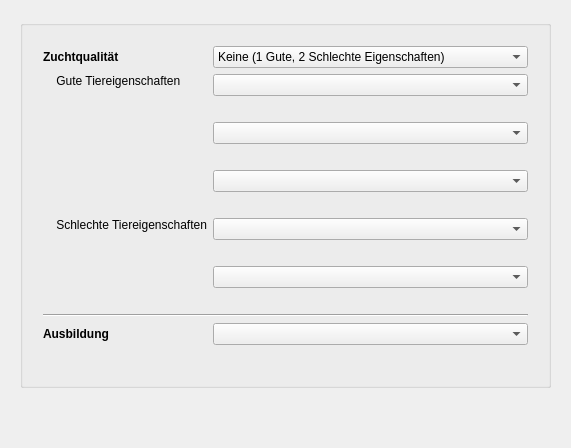
         <widget class="QWidget" name="tab_2">
          <attribute name="title">
           <string>Zucht und Ausbildung</string>
          </attribute>
          <layout class="QVBoxLayout" name="verticalLayout">
           <property name="leftMargin">
            <number>20</number>
           </property>
           <property name="topMargin">
            <number>20</number>
           </property>
           <property name="rightMargin">
            <number>20</number>
           </property>
           <property name="bottomMargin">
            <number>20</number>
           </property>
           <item>
            <widget class="QGroupBox" name="groupBox_4">
             <property name="title">
              <string/>
             </property>
             <layout class="QVBoxLayout" name="verticalLayout_18">
              <property name="leftMargin">
               <number>20</number>
              </property>
              <property name="topMargin">
               <number>20</number>
              </property>
              <property name="rightMargin">
               <number>20</number>
              </property>
              <property name="bottomMargin">
               <number>20</number>
              </property>
              <item>
               <layout class="QGridLayout" name="gridLayout_9">
                <item row="0" column="1">
                 <widget class="QComboBox" name="cbZucht">
                  <property name="sizePolicy">
                   <sizepolicy hsizetype="Expanding" vsizetype="Fixed">
                    <horstretch>0</horstretch>
                    <verstretch>0</verstretch>
                   </sizepolicy>
                  </property>
                  <property name="currentIndex">
                   <number>0</number>
                  </property>
                  <item>
                   <property name="text">
                    <string>Keine (1 Gute, 2 Schlechte Eigenschaften)</string>
                   </property>
                  </item>
                  <item>
                   <property name="text">
                    <string>Keine (1 Schlechte Eigenschaft)</string>
                   </property>
                  </item>
                  <item>
                   <property name="text">
                    <string>Gewöhnlich (1 Gute, 1 Schlechte Eigenschaft)</string>
                   </property>
                  </item>
                  <item>
                   <property name="text">
                    <string>Gewöhnlich (keine Eigenschaften)</string>
                   </property>
                  </item>
                  <item>
                   <property name="text">
                    <string>Aussergewöhnlich (2 Gute, 1 Schlechte Eigenschaft)</string>
                   </property>
                  </item>
                  <item>
                   <property name="text">
                    <string>Aussergewöhnlich (1 Gute Eigenschaft)</string>
                   </property>
                  </item>
                  <item>
                   <property name="text">
                    <string>Herausragend (2 Gute Eigenschaften)</string>
                   </property>
                  </item>
                  <item>
                   <property name="text">
                    <string>Einzigartig (3 Gute Eigenschaften)</string>
                   </property>
                  </item>
                 </widget>
                </item>
                <item row="7" column="0">
                 <widget class="QLabel" name="label_3">
                  <property name="maximumSize">
                   <size>
                    <width>250</width>
                    <height>16777215</height>
                   </size>
                  </property>
                  <property name="text">
                   <string>&lt;html&gt;&lt;head/&gt;&lt;body&gt;&lt;p&gt;&lt;span style=&quot; font-weight:600;&quot;&gt;Ausbildung&lt;/span&gt;&lt;/p&gt;&lt;/body&gt;&lt;/html&gt;</string>
                  </property>
                 </widget>
                </item>
                <item row="8" column="1">
                 <widget class="QLabel" name="lblAusbildung">
                  <property name="sizePolicy">
                   <sizepolicy hsizetype="Expanding" vsizetype="Preferred">
                    <horstretch>0</horstretch>
                    <verstretch>0</verstretch>
                   </sizepolicy>
                  </property>
                  <property name="text">
                   <string/>
                  </property>
                  <property name="wordWrap">
                   <bool>true</bool>
                  </property>
                 </widget>
                </item>
                <item row="2" column="1">
                 <layout class="QVBoxLayout" name="verticalLayout_3">
                  <item>
                   <widget class="QComboBox" name="cbGuteEig2">
                    <property name="sizePolicy">
                     <sizepolicy hsizetype="Expanding" vsizetype="Fixed">
                      <horstretch>0</horstretch>
                      <verstretch>0</verstretch>
                     </sizepolicy>
                    </property>
                   </widget>
                  </item>
                  <item>
                   <widget class="QLabel" name="lblGuteEig2">
                    <property name="sizePolicy">
                     <sizepolicy hsizetype="Expanding" vsizetype="Preferred">
                      <horstretch>0</horstretch>
                      <verstretch>0</verstretch>
                     </sizepolicy>
                    </property>
                    <property name="text">
                     <string/>
                    </property>
                    <property name="wordWrap">
                     <bool>true</bool>
                    </property>
                   </widget>
                  </item>
                 </layout>
                </item>
                <item row="5" column="1">
                 <layout class="QVBoxLayout" name="verticalLayout_19">
                  <item>
                   <widget class="QComboBox" name="cbSchlechteEig2">
                    <property name="sizePolicy">
                     <sizepolicy hsizetype="Expanding" vsizetype="Fixed">
                      <horstretch>0</horstretch>
                      <verstretch>0</verstretch>
                     </sizepolicy>
                    </property>
                   </widget>
                  </item>
                  <item>
                   <widget class="QLabel" name="lblSchlechteEig2">
                    <property name="sizePolicy">
                     <sizepolicy hsizetype="Expanding" vsizetype="Preferred">
                      <horstretch>0</horstretch>
                      <verstretch>0</verstretch>
                     </sizepolicy>
                    </property>
                    <property name="text">
                     <string/>
                    </property>
                    <property name="wordWrap">
                     <bool>true</bool>
                    </property>
                   </widget>
                  </item>
                 </layout>
                </item>
                <item row="4" column="0">
                 <widget class="QLabel" name="lblSchlechteEig">
                  <property name="maximumSize">
                   <size>
                    <width>250</width>
                    <height>16777215</height>
                   </size>
                  </property>
                  <property name="text">
                   <string>    Schlechte Tiereigenschaften</string>
                  </property>
                  <property name="alignment">
                   <set>Qt::AlignLeading|Qt::AlignLeft|Qt::AlignTop</set>
                  </property>
                  <property name="indent">
                   <number>0</number>
                  </property>
                 </widget>
                </item>
                <item row="7" column="1">
                 <widget class="QComboBox" name="cbAusbildung">
                  <property name="sizePolicy">
                   <sizepolicy hsizetype="Expanding" vsizetype="Fixed">
                    <horstretch>0</horstretch>
                    <verstretch>0</verstretch>
                   </sizepolicy>
                  </property>
                 </widget>
                </item>
                <item row="4" column="1">
                 <layout class="QVBoxLayout" name="verticalLayout_7">
                  <item>
                   <widget class="QComboBox" name="cbSchlechteEig1">
                    <property name="sizePolicy">
                     <sizepolicy hsizetype="Expanding" vsizetype="Fixed">
                      <horstretch>0</horstretch>
                      <verstretch>0</verstretch>
                     </sizepolicy>
                    </property>
                   </widget>
                  </item>
                  <item>
                   <widget class="QLabel" name="lblSchlechteEig1">
                    <property name="text">
                     <string/>
                    </property>
                    <property name="scaledContents">
                     <bool>false</bool>
                    </property>
                    <property name="wordWrap">
                     <bool>true</bool>
                    </property>
                   </widget>
                  </item>
                 </layout>
                </item>
                <item row="6" column="0" colspan="2">
                 <widget class="Line" name="line_7">
                  <property name="orientation">
                   <enum>Qt::Horizontal</enum>
                  </property>
                 </widget>
                </item>
                <item row="1" column="1">
                 <layout class="QVBoxLayout" name="verticalLayout_2">
                  <item>
                   <widget class="QComboBox" name="cbGuteEig1">
                    <property name="sizePolicy">
                     <sizepolicy hsizetype="Expanding" vsizetype="Fixed">
                      <horstretch>0</horstretch>
                      <verstretch>0</verstretch>
                     </sizepolicy>
                    </property>
                   </widget>
                  </item>
                  <item>
                   <widget class="QLabel" name="lblGuteEig1">
                    <property name="text">
                     <string/>
                    </property>
                    <property name="wordWrap">
                     <bool>true</bool>
                    </property>
                   </widget>
                  </item>
                 </layout>
                </item>
                <item row="3" column="1">
                 <layout class="QVBoxLayout" name="verticalLayout_4">
                  <item>
                   <widget class="QComboBox" name="cbGuteEig3">
                    <property name="sizePolicy">
                     <sizepolicy hsizetype="Expanding" vsizetype="Fixed">
                      <horstretch>0</horstretch>
                      <verstretch>0</verstretch>
                     </sizepolicy>
                    </property>
                   </widget>
                  </item>
                  <item>
                   <widget class="QLabel" name="lblGuteEig3">
                    <property name="sizePolicy">
                     <sizepolicy hsizetype="Expanding" vsizetype="Preferred">
                      <horstretch>0</horstretch>
                      <verstretch>0</verstretch>
                     </sizepolicy>
                    </property>
                    <property name="text">
                     <string/>
                    </property>
                    <property name="wordWrap">
                     <bool>true</bool>
                    </property>
                   </widget>
                  </item>
                 </layout>
                </item>
                <item row="0" column="0">
                 <widget class="QLabel" name="lblZucht">
                  <property name="maximumSize">
                   <size>
                    <width>250</width>
                    <height>16777215</height>
                   </size>
                  </property>
                  <property name="text">
                   <string>&lt;html&gt;&lt;head/&gt;&lt;body&gt;&lt;p&gt;&lt;span style=&quot; font-weight:600;&quot;&gt;Zuchtqualität&lt;/span&gt;&lt;/p&gt;&lt;/body&gt;&lt;/html&gt;</string>
                  </property>
                 </widget>
                </item>
                <item row="1" column="0">
                 <widget class="QLabel" name="lblGuteEig">
                  <property name="maximumSize">
                   <size>
                    <width>250</width>
                    <height>16777215</height>
                   </size>
                  </property>
                  <property name="text">
                   <string>    Gute Tiereigenschaften</string>
                  </property>
                  <property name="alignment">
                   <set>Qt::AlignLeading|Qt::AlignLeft|Qt::AlignTop</set>
                  </property>
                 </widget>
                </item>
               </layout>
              </item>
             </layout>
            </widget>
           </item>
           <item>
            <spacer name="verticalSpacer_2">
             <property name="orientation">
              <enum>Qt::Vertical</enum>
             </property>
             <property name="sizeHint" stdset="0">
              <size>
               <width>20</width>
               <height>40</height>
              </size>
             </property>
            </spacer>
           </item>
          </layout>
         </widget>
